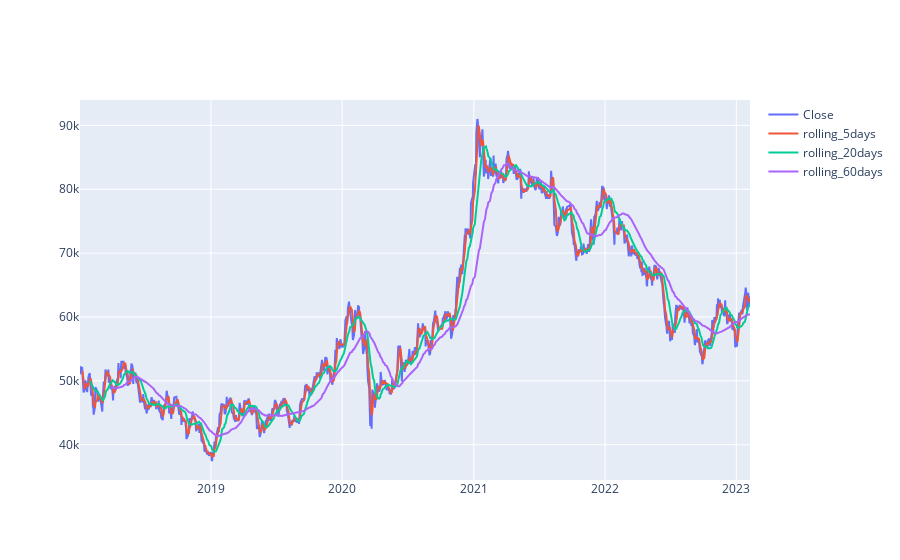

Notebook code cell kept with this figure:
### Code cell
import plotly.graph_objects as go

fig = go.Figure()
fig.add_trace(go.Scatter(x=df.index, y=df['Close'],
                    mode='lines',
                    name='Close'))
fig.add_trace(go.Scatter(x=df.index, y=df['rolling_5days'],
                    mode='lines',
                    name='rolling_5days'))
fig.add_trace(go.Scatter(x=df.index, y=df['rolling_20days'],
                    mode='lines',
                    name='rolling_20days'))
fig.add_trace(go.Scatter(x=df.index, y=df['rolling_60days'], 
                    mode='lines',
                    name='rolling_60days'))

fig.show()

### Figure 1 — Plotly figure (JSON) as saved in the notebook; plotly's stock layout.template omitted (floating-point values rounded to 4 significant figures; data arrays with more than 128 entries replaced by an {"elided": "..."} marker saying what was removed)
{"data": [{"mode": "lines", "name": "Close", "type": "scatter", "x": {"elided": "1258 str values"}, "y": {"elided": "1258 int values"}}, {"mode": "lines", "name": "rolling_5days", "type": "scatter", "x": {"elided": "1258 str values"}, "y": {"elided": "1258 int values"}}, {"mode": "lines", "name": "rolling_20days", "type": "scatter", "x": {"elided": "1258 str values"}, "y": {"elided": "1258 float values"}}, {"mode": "lines", "name": "rolling_60days", "type": "scatter", "x": {"elided": "1258 str values"}, "y": {"elided": "1258 float values"}}], "layout": {"autosize": true, "xaxis": {"autorange": true, "range": ["2018-01-02", "2023-02-08"], "type": "date"}, "yaxis": {"autorange": true, "range": [34475, 93975], "type": "linear"}}}
